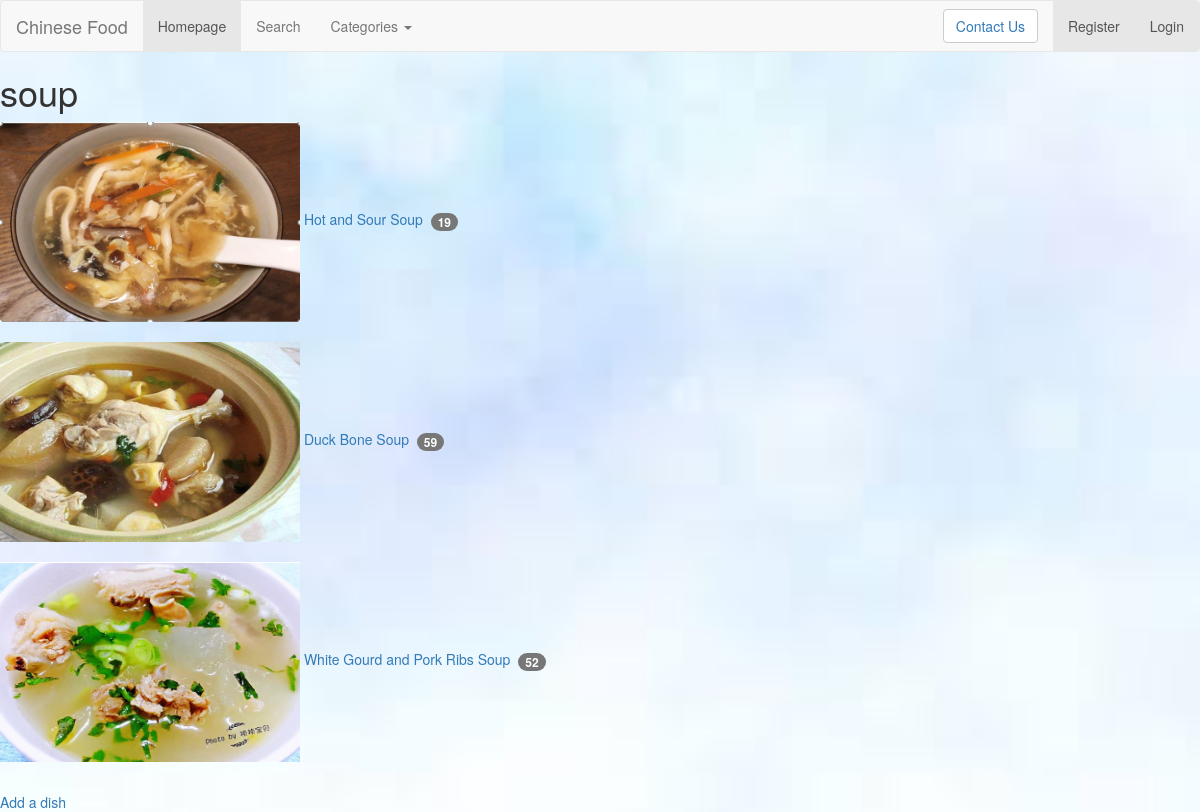
Before: /rango/category/soup/ with the older database file.
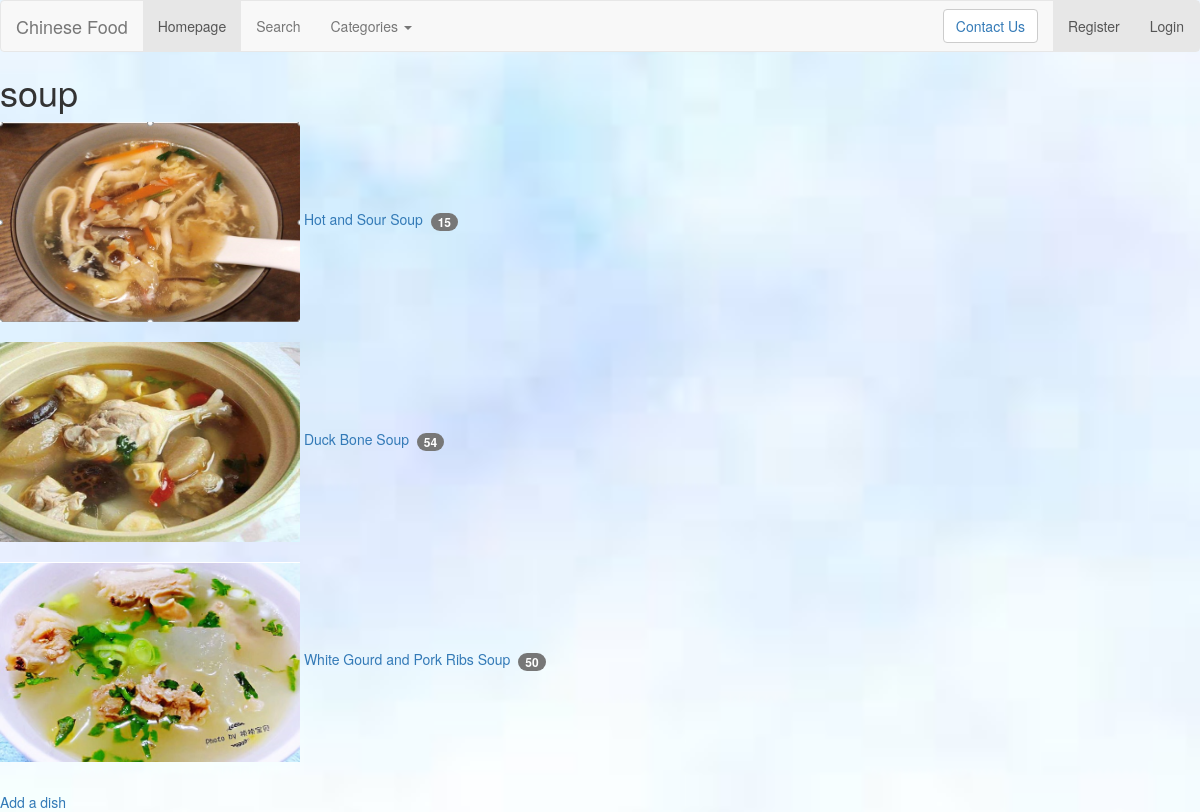
After: the same page with the newer database file.
### rango/models.py (models this page shows, shortened)
class Category(models.Model):
    category = models.CharField(max_length=128, unique=True)
    slug = models.SlugField(unique=True)
    class Meta:
        verbose_name_plural = 'Categories'

class Dish(models.Model):
    category = models.ForeignKey(Category, on_delete=models.CASCADE)
    dish = models.CharField(max_length=128, unique=True)
    url = models.CharField(max_length=128, default="https://www.allrecipes.com/recipes/1642/everyday-cooking/")
    likes = models.IntegerField(default=0)
    images = models.CharField(max_length=128, default="/static/images/photo.jpg")
    class Meta:
        verbose_name_plural = 'Dishes'

### rango/views.py (the view)
# urls.py: path('category/<slug:category_name_slug>/', views.show_category, name='show_category'),
def show_category(request, category_name_slug):
    context_dict = {}
    category_list = Category.objects.order_by('-category')
    context_dict['categories'] = category_list
    try:
        category = Category.objects.get(slug=category_name_slug)
        dishes = Dish.objects.filter(category=category)
        context_dict['dishes'] = dishes
        context_dict['category'] = category
    except Category.DoesNotExist:
        context_dict['category'] = None
        context_dict['dishes'] = None
    return render(request, 'rango/category.html', context_dict)

### templates/rango/category.html (shortened to what this page needs)
{% extends 'rango/base2.html' %}
{% load staticfiles %}
{% block title_block %}
    <link rel="stylesheet" href="{% static 'css/category.css' %}">
{% endblock %}
{% block body_block %}
<div class="categories">
    <div>
        {% if category %}
            <h1 id="id1" >{{ category.category }}</h1>
            {% if dishes %}
                <ul>
                    {% for dish in dishes %}
                        <li>
                            <div id="div1">
                            <a href="{{ dish.url }}">
                                <img class="images" src="{{ dish.images }}" alt="{{ dish.dish }}" width="300" height="200">
                                <span class="dish_name">{{ dish.dish }}</span> &nbsp<span class="badge badge-info">{{ dish.likes }}</span>
                            </a>
                            </div>
                        </li><br>
                    {% endfor %}
                </ul>
            {% else %}
                <strong>No dishes currently in category</strong>
            {% endif %}
        {% else %}
            This category does not exist.
        {% endif %}
    </div>
    <div>
        <a href="/rango/category/{{ category.slug}}/add_dish/">Add a dish</a><br />
    </div>
</div>
{% endblock %}

### templates/rango/base2.html (shortened to what this page needs)
<!DOCTYPE html>
{% load staticfiles %}
<html>
<head>
	<link rel="stylesheet" href="https://cdn.staticfile.org/twitter-bootstrap/3.3.7/css/bootstrap.min.css">
    <link rel="stylesheet" href="{% static 'css/background.css' %}">
    {% block title_block %}{% endblock %}
</head>
<body>
<nav class="navbar navbar-default" role="navigation">
    <div class="container-fluid">
    <div class="navbar-header">
        <a class="navbar-brand" href="/rango/">Chinese Food</a>
    </div>
    <div>
        <ul class="nav navbar-nav navbar-left">
            <li class="active"><a href="/rango/">Homepage</a></li>
            <li><a href="{% url 'rango:test' %}">Search</a></li>
            <li class="dropdown">
                <a href="#" class="dropdown-toggle" data-toggle="dropdown">
                    Categories
                    <b class="caret"></b>
                </a>
            </li>
        </ul>
        <ul class="nav navbar-nav navbar-right">
            {% if user.is_authenticated %}
            <a href="{% url 'rango:userInfor' %}"> hi {{ user.username }}!</a>
            <li class="active">
                <a class="a2" href=" {% url 'auth_logout' %}?next=/rango/">Logout</a>
            </li>
        {% else %}
            <li class="active">
                <a class="a2" href="{% url 'registration_register' %}">Register</a>
            </li>
            <li class="active">
                 <a class="a2" href="{% url 'auth_login' %}">Login</a>
            </li>
        {% endif %}
        </ul>
        <form class="navbar-form navbar-right" role="search">
            <button type="submit" class="btn btn-default">
                		<a href="mailto:2471083j@student.gla.ac.uk
                        subject=About Django Project">
                        Contact Us</a>
            </button>
        </form>
    </div>
    </div>
</nav>
    {% block body_block%}
    {% endblock %}
</body>
</html>

### static/css/background.css (style rules this page uses)
body { background-image:url('../images/background.jpg'); background-color: transparent; background-position: center center; background-repeat: no-repeat; background-attachment: fixed; background-size: cover; }

### static/css/category.css (style rules this page uses)
* { margin: 0; padding: 0; }
button, input { outline: none; }

Changed rows visible on the page:
changed Dish "Hot and Sour Soup": likes "19" → "15"
changed Dish "Duck Bone Soup": likes "59" → "54"
changed Dish "White Gourd and Pork Ribs Soup": likes "52" → "50"
